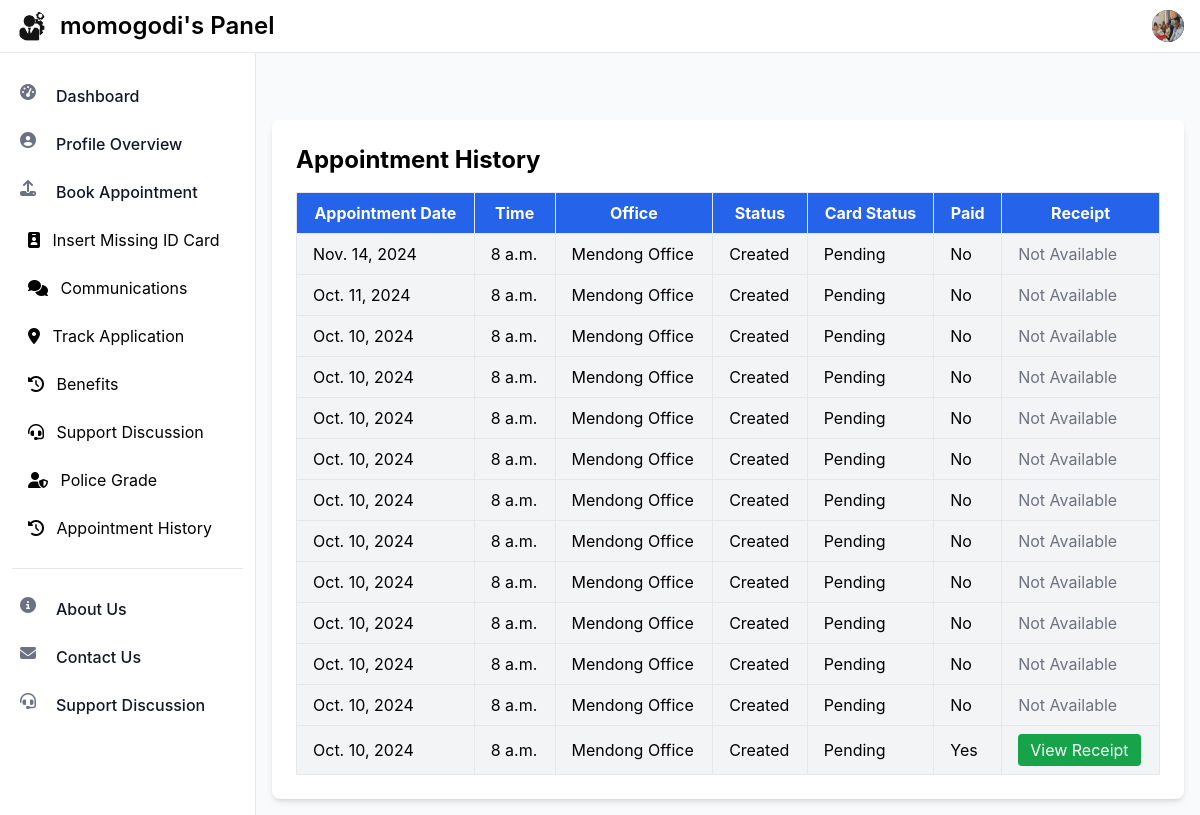
The app's page /appointment/history/ (signed in) with its own data.
### booking/models.py (models this page shows)
class User(AbstractUser):
    ROLE_CHOICES = [
        ('user', 'User'),
        ('officer', 'Police Officer'),
        ('admin', 'Super Admin'),
    ]
    email = models.CharField(max_length=100, default='user@gmail.com')
    role = models.CharField(max_length=10, choices=ROLE_CHOICES, default='user')
    name = models.CharField(max_length=100, default='user')  # Provide a default value
    phone = models.CharField(max_length=15, default='0000000000')  # Provide a default value
    address = models.TextField(null=True, blank=True)  # Temporarily allow null
    profile_picture = models.ImageField(upload_to='profile_pics/', null=True, blank=True)

class Appointment(models.Model):
    STATUS_CHOICES = (
        ('created', 'Created'),
        ('pending', 'Pending'),
        ('approved', 'Approved'),
        ('rejected', 'Rejected'),
    )
    CARD_CHOICES = (
        ('created', 'Created'),
        ('pending', 'Pending'),
        ('blocked', 'Blocked')
    )
    user = models.ForeignKey(User, on_delete=models.CASCADE)
    officer = models.ForeignKey(User, related_name='appointments', on_delete=models.CASCADE, null=True, blank=True)
    office = models.ForeignKey(Office, on_delete=models.CASCADE)
    date = models.DateField()
    time = models.TimeField()
    document = models.ForeignKey(Document, on_delete=models.CASCADE, null=True, blank=True)
    paid = models.BooleanField(default=False)
    status = models.CharField(max_length=20, choices=STATUS_CHOICES, default='Created')
    card_status = models.CharField(max_length=20, choices=CARD_CHOICES, default="pending")
    receipt_reference = models.CharField(max_length=100, null=True, blank=True)  # Add this field to store receipt reference

class Office(models.Model):
    name = models.CharField(max_length=100)
    address = models.TextField()

### booking/views.py (the view)
# urls.py: path('appointment/history/', appointment_history, name='appointment_history'),
@login_required
def appointment_history(request):
    appointments = Appointment.objects.filter(user=request.user).order_by('-date')
    context = {
        'appointments': appointments,
    }
    return render(request, 'panel/user/history/appointment_history.html', context)

### booking/templates/panel/user/history/appointment_history.html (shortened to what this page needs)
{% extends 'panel/base_page/base.html' %}
{% load static %}
{% block content %}
<div class="container mx-auto p-6 mt-10 bg-white rounded-lg shadow-md animate__animated animate__fadeInUp">
    <h1 class="text-2xl font-bold mb-4">Appointment History</h1>
    <table class="min-w-full border-collapse bg-gray-100">
        <thead class="bg-blue-600 text-white">
            <tr>
                <th class="py-2 px-4 border">Appointment Date</th>
                <th class="py-2 px-4 border">Time</th>
                <th class="py-2 px-4 border">Office</th>
                <th class="py-2 px-4 border">Status</th>
                <th class="py-2 px-4 border">Card Status</th>
                <th class="py-2 px-4 border">Paid</th>
                <th class="py-2 px-4 border">Receipt</th>
            </tr>
        </thead>
        <tbody>
            {% for appointment in appointments %}
                <tr class="hover:bg-gray-50">
                    <td class="py-2 px-4 border">{{ appointment.date }}</td>
                    <td class="py-2 px-4 border">{{ appointment.time }}</td>
                    <td class="py-2 px-4 border">{{ appointment.office.name }}</td>
                    <td class="py-2 px-4 border">{{ appointment.get_status_display }}</td>
                    <td class="py-2 px-4 border">{{ appointment.get_card_status_display }}</td>
                    <td class="py-2 px-4 border">{{ appointment.paid|yesno:"Yes,No" }}</td>
                    <td class="py-2 px-4 border">
                        {% if appointment.paid %}
                            <form action="{% url 'download_receipt' appointment.id %}" method="post" class="inline">
                                <button type="submit" class="bg-green-600 text-white py-1 px-3 rounded hover:bg-green-700 transition">View Receipt</button>
                            </form>
                        {% else %}
                            <span class="text-gray-500">Not Available</span>
                        {% endif %}
                    </td>
                </tr>
            {% endfor %}
        </tbody>
    </table>
</div>
{% endblock %}

### booking/templates/panel/base_page/base.html (shortened to what this page needs)
{% load static %}
<!DOCTYPE html>
<html lang="en">
<head>
    <script src="https://cdn.tailwindcss.com"></script>
    <link rel="stylesheet" href="https://cdnjs.cloudflare.com/ajax/libs/font-awesome/6.4.0/css/all.min.css">
</head>
<body class="bg-gray-50 dark:bg-gray-900">
    <div class="antialiased bg-gray-50 dark:bg-gray-900">
        <nav class="bg-white border-b border-gray-200 px-4 py-2.5 dark:bg-gray-800 dark:border-gray-700 fixed left-0 right-0 top-0 z-50">
            <div class="flex flex-wrap justify-between items-center">
                <div class="flex justify-start items-center">
                    <a href="{% url 'user_panel' %}" class="flex items-center justify-between mr-4">
                        <img src="{% if user.profile_picture %}{{ user.profile_picture.url }}{% else %}{% static 'img/why.jpeg' %}{% endif %}" class="mr-3 h-8 rounded-full" alt="{{ user.username }}'s profile picture" />
                        <span class="self-center text-2xl font-semibold whitespace-nowrap dark:text-white">{{ user.username }}'s Panel</span>
                    </a>
                </div>
                <div class="flex items-center lg:order-2">
                    <button type="button" class="flex mx-3 text-sm bg-gray-800 rounded-full md:mr-0 focus:ring-4 focus:ring-gray-300 dark:focus:ring-gray-600" id="user-menu-button" aria-expanded="false" data-dropdown-toggle="dropdown">
                        <img class="w-8 h-8 rounded-full" src="{% if user.profile_picture %}{{ user.profile_picture.url }}{% else %}{% static 'img/yvan.jpg' %}{% endif %}" alt="{{ user.username }}'s profile picture">
                    </button>
                </div>
            </div>
        </nav>
        <aside id="drawer-navigation" class="fixed top-0 left-0 z-40 w-64 h-screen pt-14 transition-transform -translate-x-full bg-white border-r border-gray-200 md:translate-x-0 dark:bg-gray-800 dark:border-gray-700" aria-label="Sidenav">
            <div class="overflow-y-auto py-5 px-3 h-full bg-white dark:bg-gray-800">
                <ul class="space-y-2">
                    <li>
                        <a href="{% url 'user_panel' %}" class="flex items-center p-2 text-base font-medium text-gray-900 rounded-lg dark:text-white hover:bg-gray-100 dark:hover:bg-gray-700 group">
                            <i class="fas fa-tachometer-alt w-6 h-6 text-gray-500 transition duration-75 dark:text-gray-400 group-hover:text-gray-900 dark:group-hover:text-white"></i>
                            <span class="ml-3">Dashboard</span>
                        </a>
                    </li>
                    <li>
                        <a href="{% url 'profile_user' %}" class="flex items-center p-2 text-base font-medium text-gray-900 rounded-lg dark:text-white hover:bg-gray-100 dark:hover:bg-gray-700 group">
                            <i class="fas fa-user-circle w-6 h-6 text-gray-500 transition duration-75 dark:text-gray-400 group-hover:text-gray-900 dark:group-hover:text-white"></i>
                            <span class="ml-3">Profile Overview</span>
                        </a>
                    </li>
                    <li>
                        <a href="{% url 'upload_document' %}" class="flex items-center p-2 text-base font-medium text-gray-900 rounded-lg dark:text-white hover:bg-gray-100 dark:hover:bg-gray-700 group">
                            <i class="fas fa-upload w-6 h-6 text-gray-500 transition duration-75 dark:text-gray-400 group-hover:text-gray-900 dark:group-hover:text-white"></i>
                            <span class="ml-3">Book Appointment</span>
                        </a>
                    </li>
                        <a href="{% url 'insert_missing_id_card' %}" class="block py-2 px-4 rounded hover:bg-blue-700 transition-colors"><i class="fas fa-id-badge mr-2"></i> Insert Missing ID Card</a>
                        <a href="{% url 'communication_list' %}" class="block py-2 px-4 rounded hover:bg-blue-700 transition-colors"><i class="fas fa-comments mr-2"></i> Communications</a>
                        <a href="{% url 'track_application' %}" class="block py-2 px-4 rounded hover:bg-blue-700 transition-colors"><i class="fas fa-map-marker-alt mr-2"></i> Track Application</a>
                        <a href="{% url 'history' %}" class="block py-2 px-4 rounded hover:bg-blue-700 transition-colors"><i class="fas fa-history mr-2"></i> Benefits</a>
                        <a href="{% url 'support_discussion' %}" class="block py-2 px-4 rounded hover:bg-blue-700 transition-colors"><i class="fas fa-headset mr-2"></i> Support Discussion</a>
                        <a href="{% url 'security_grade' %}" class="block py-2 px-4 rounded hover:bg-blue-700 transition-colors"><i class="fas fa-user-shield mr-2"></i> Police Grade</a>
                        <a href="{% url 'appointment_history' %}" class="block py-2 px-4 rounded hover:bg-blue-700 transition-colors"><i class="fas fa-history mr-2"></i> Appointment History</a>
                </ul>
                <ul class="pt-5 mt-5 space-y-2 border-t border-gray-200 dark:border-gray-700">
                    <li>
                        <a href="{% url 'about' %}" class="flex items-center p-2 text-base font-medium text-gray-900 rounded-lg transition duration-75 hover:bg-gray-100 dark:hover:bg-gray-700 dark:text-white group">
                            <i class="fas fa-info-circle w-6 h-6 text-gray-500 transition duration-75 dark:text-gray-400 group-hover:text-gray-900 dark:group-hover:text-white"></i>
                            <span class="ml-3">About Us</span>
                        </a>
                    </li>
                    <li>
                        <a href="{% url 'contact_us' %}" class="flex items-center p-2 text-base font-medium text-gray-900 rounded-lg transition duration-75 hover:bg-gray-100 dark:hover:bg-gray-700 dark:text-white group">
                            <i class="fas fa-envelope w-6 h-6 text-gray-500 transition duration-75 dark:text-gray-400 group-hover:text-gray-900 dark:group-hover:text-white"></i>
                            <span class="ml-3">Contact Us</span>
                        </a>
                    </li>
                    <li>
                        <a href="{% url 'support_discussion' %}" class="flex items-center p-2 text-base font-medium text-gray-900 rounded-lg transition duration-75 hover:bg-gray-100 dark:hover:bg-gray-700 dark:text-white group">
                            <i class="fas fa-headset w-6 h-6 text-gray-500 transition duration-75 dark:text-gray-400 group-hover:text-gray-900 dark:group-hover:text-white"></i>
                            <span class="ml-3">Support Discussion</span>
                        </a>
                    </li>
                </ul>
            </div>
        </aside>
        <main class="p-4 md:ml-64 h-auto pt-20">
            {% block content %}
            {% endblock %}
        </main>
    </div>
</body>
</html>

### records on screen
User: username "momogodi"
Appointment: date "Nov. 14, 2024", time "8 a.m.", office.name "Mendong Office", status "Created", card_status "Pending", paid "No", shows "Not Available"
Appointment: date "Oct. 11, 2024", time "8 a.m.", office.name "Mendong Office", status "Created", card_status "Pending", paid "No", shows "Not Available"
Appointment: date "Oct. 10, 2024", time "8 a.m.", office.name "Mendong Office", status "Created", card_status "Pending", paid "No", shows "Not Available"
Appointment: date "Oct. 10, 2024", time "8 a.m.", office.name "Mendong Office", status "Created", card_status "Pending", paid "No", shows "Not Available"
Appointment: date "Oct. 10, 2024", time "8 a.m.", office.name "Mendong Office", status "Created", card_status "Pending", paid "No", shows "Not Available"
Appointment: date "Oct. 10, 2024", time "8 a.m.", office.name "Mendong Office", status "Created", card_status "Pending", paid "No", shows "Not Available"
Appointment: date "Oct. 10, 2024", time "8 a.m.", office.name "Mendong Office", status "Created", card_status "Pending", paid "No", shows "Not Available"
Appointment: date "Oct. 10, 2024", time "8 a.m.", office.name "Mendong Office", status "Created", card_status "Pending", paid "No", shows "Not Available"
Appointment: date "Oct. 10, 2024", time "8 a.m.", office.name "Mendong Office", status "Created", card_status "Pending", paid "No", shows "Not Available"
Appointment: date "Oct. 10, 2024", time "8 a.m.", office.name "Mendong Office", status "Created", card_status "Pending", paid "No", shows "Not Available"
Appointment: date "Oct. 10, 2024", time "8 a.m.", office.name "Mendong Office", status "Created", card_status "Pending", paid "No", shows "Not Available"
Appointment: date "Oct. 10, 2024", time "8 a.m.", office.name "Mendong Office", status "Created", card_status "Pending", paid "No", shows "Not Available"
Appointment: date "Oct. 10, 2024", time "8 a.m.", office.name "Mendong Office", status "Created", card_status "Pending", paid "Yes", shows "View Receipt"
